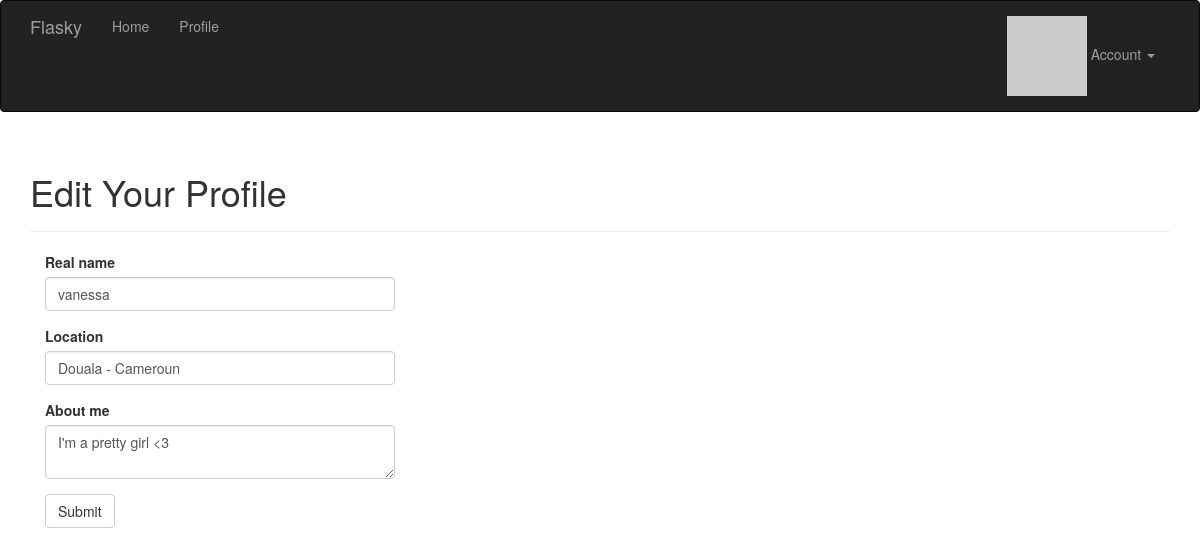
The app's page /edit-profile (signed in) with its own data.
### app/models.py (models this page shows, shortened)
class User(UserMixin, db.Model):
    __tablename__ = 'users'
    id = db.Column(db.Integer, primary_key=True)
    email = db.Column(db.String(64), unique=True, index=True)
    username = db.Column(db.String(64), unique=True, index=True)
    role_id = db.Column(db.Integer, db.ForeignKey('roles.id'))
    password_hash = db.Column(db.String(128))
    confirmed = db.Column(db.Boolean, default=False)
    name = db.Column(db.String(64))
    location = db.Column(db.String(64))
    about_me = db.Column(db.Text())
    member_since = db.Column(db.DateTime(), default=datetime.utcnow)
    last_seen = db.Column(db.DateTime(), default=datetime.utcnow)
    avatar_hash = db.Column(db.String(32))
    posts = db.relationship('Post', backref='author', lazy='dynamic')
    followed = db.relationship('Follow',
                               foreign_keys=[Follow.follower_id],
                               backref=db.backref('follower', lazy='joined'),
                               lazy='dynamic',
                               cascade='all, delete-orphan')
    followers = db.relationship('Follow',
                                foreign_keys=[Follow.followed_id],
                                backref=db.backref('followed', lazy='joined'),
                                lazy='dynamic',
                                cascade='all, delete-orphan')
    @property
    def password(self):
        raise AttributeError('password is not a readable attribute')
    def gravatar(self, size=100, default='identicon', rating='g'):
        url = 'https://secure.gravatar.com/avatar'
        hash = self.avatar_hash or self.gravatar_hash()
        return '{url}/{hash}?s={size}&d={default}&r={rating}'.format(
            url=url, hash=hash, size=size, default=default, rating=rating)

### app/main/views.py (the view, shortened to what this page needs)
@main.route('/edit-profile', methods=['GET', 'POST'])
@login_required
def edit_profile():
    form = EditProfileForm()
    form.name.data = current_user.name
    form.location.data = current_user.location
    form.about_me.data = current_user.about_me
    return render_template('edit_profile.html', form=form)

### app/main/forms.py
class EditProfileForm(FlaskForm):
    name = StringField('Real name', validators=[Length(0, 64)])
    location = StringField('Location', validators=[Length(0, 64)])
    about_me = TextAreaField('About me')
    submit = SubmitField('Submit')

### app/main/__init__.py (called while the page is built)
@main.app_context_processor
def inject_permissions():
    return dict(Permission=Permission)

### app/models.py (called while the page is built)
@login_manager.user_loader
def load_user(user_id):
    return User.query.get(int(user_id))

### app/templates/edit_profile.html (shortened to what this page needs)
{% extends "base.html" %}
{% import "bootstrap/wtf.html" as wtf %}
{% block page_content %}
<div class="page-header">
    <h1>Edit Your Profile</h1>
</div>
<div class="col-md-4">
    {{ wtf.quick_form(form) }}
</div>
{% endblock %}

### records on screen
User: name "vanessa", location "Douala - Cameroun", about_me "I'm a pretty girl <3"
